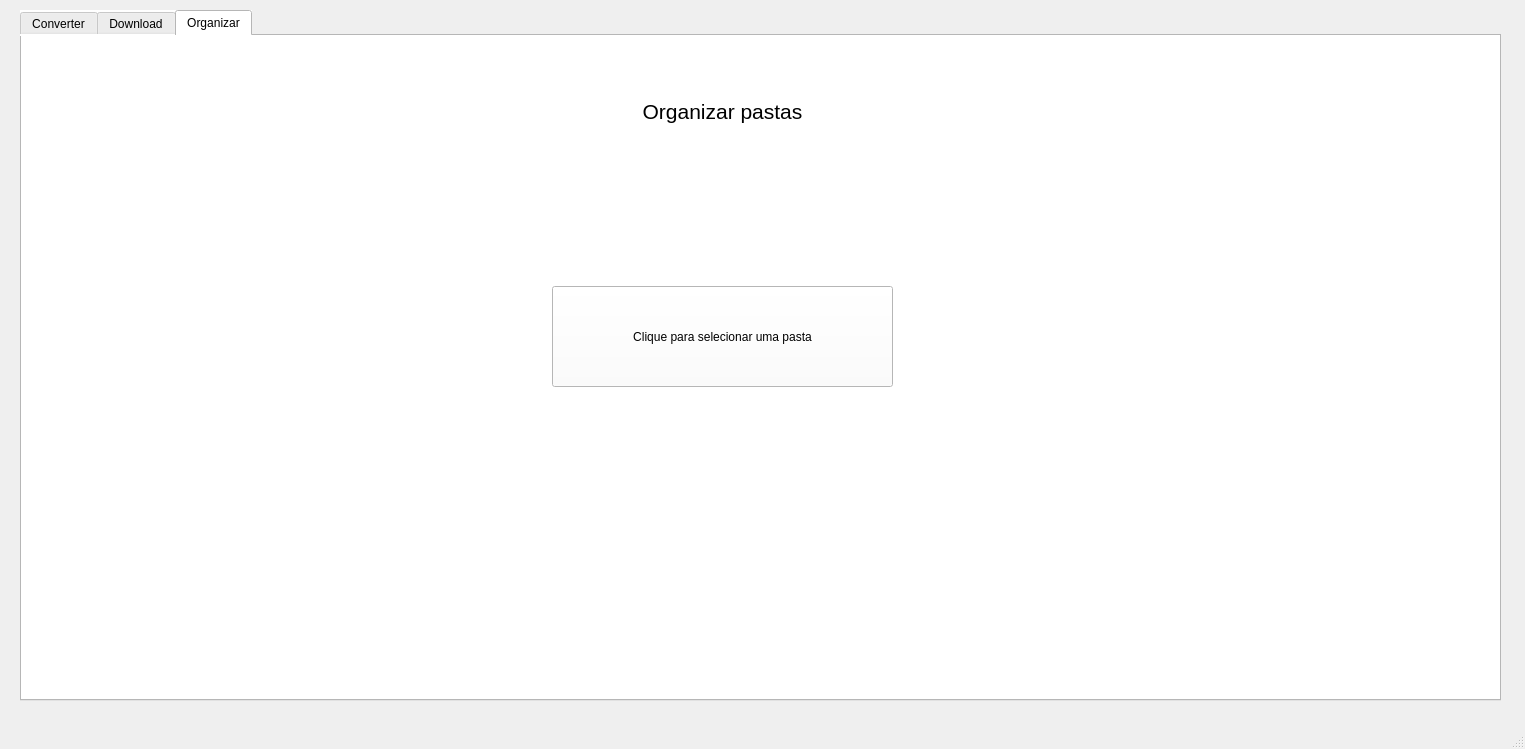
<?xml version="1.0" encoding="UTF-8"?>
<ui version="4.0">
 <class>MainWindow</class>
 <widget class="QMainWindow" name="MainWindow">
  <property name="geometry">
   <rect>
    <x>0</x>
    <y>0</y>
    <width>1525</width>
    <height>749</height>
   </rect>
  </property>
  <property name="windowTitle">
   <string>Convertt</string>
  </property>
  <property name="styleSheet">
   <string notr="true"/>
  </property>
  <widget class="QWidget" name="centralwidget">
   <widget class="QTabWidget" name="MainTab">
    <property name="geometry">
     <rect>
      <x>20</x>
      <y>10</y>
      <width>1481</width>
      <height>691</height>
     </rect>
    </property>
    <property name="styleSheet">
     <string notr="true">background-color: #fff;
color: #000;</string>
    </property>
    <property name="currentIndex">
     <number>2</number>
    </property>
    <widget class="QWidget" name="ConversionTab">
     <property name="styleSheet">
      <string notr="true"/>
     </property>
     <attribute name="title">
      <string>Converter</string>
     </attribute>
     <widget class="QWidget" name="gridLayoutWidget">
      <property name="geometry">
       <rect>
        <x>30</x>
        <y>40</y>
        <width>1411</width>
        <height>591</height>
       </rect>
      </property>
      <layout class="QGridLayout" name="gridLayout">
       <item row="0" column="0">
        <widget class="QStackedWidget" name="ConversionOptions">
         <property name="styleSheet">
          <string notr="true"/>
         </property>
         <property name="currentIndex">
          <number>1</number>
         </property>
         <widget class="QWidget" name="main">
          <widget class="QPushButton" name="ConvertImagesButton">
           <property name="geometry">
            <rect>
             <x>390</x>
             <y>250</y>
             <width>181</width>
             <height>121</height>
            </rect>
           </property>
           <property name="styleSheet">
            <string notr="true">background-color: rgb(223, 223, 223);</string>
           </property>
           <property name="text">
            <string>Imagem</string>
           </property>
          </widget>
          <widget class="QPushButton" name="ConvertAudioButton">
           <property name="geometry">
            <rect>
             <x>790</x>
             <y>50</y>
             <width>181</width>
             <height>121</height>
            </rect>
           </property>
           <property name="styleSheet">
            <string notr="true">background-color: rgb(223, 223, 223);</string>
           </property>
           <property name="text">
            <string>Audio</string>
           </property>
          </widget>
          <widget class="QPushButton" name="ConvertVideoButton">
           <property name="geometry">
            <rect>
             <x>390</x>
             <y>50</y>
             <width>181</width>
             <height>121</height>
            </rect>
           </property>
           <property name="styleSheet">
            <string notr="true">background-color: rgb(223, 223, 223);</string>
           </property>
           <property name="text">
            <string>Vídeo</string>
           </property>
          </widget>
          <widget class="QPushButton" name="ConvertDocumentButton">
           <property name="geometry">
            <rect>
             <x>790</x>
             <y>250</y>
             <width>181</width>
             <height>121</height>
            </rect>
           </property>
           <property name="styleSheet">
            <string notr="true">background-color: rgb(223, 223, 223);</string>
           </property>
           <property name="text">
            <string>Documento</string>
           </property>
          </widget>
         </widget>
         <widget class="QWidget" name="PageVideo">
          <widget class="QLabel" name="label">
           <property name="geometry">
            <rect>
             <x>560</x>
             <y>20</y>
             <width>251</width>
             <height>51</height>
            </rect>
           </property>
           <property name="font">
            <font>
             <pointsize>16</pointsize>
            </font>
           </property>
           <property name="layoutDirection">
            <enum>Qt::LayoutDirection::LeftToRight</enum>
           </property>
           <property name="text">
            <string>Converter Vídeo</string>
           </property>
           <property name="alignment">
            <set>Qt::AlignmentFlag::AlignCenter</set>
           </property>
          </widget>
          <widget class="QFrame" name="DroppableVideoArea">
           <property name="geometry">
            <rect>
             <x>80</x>
             <y>230</y>
             <width>611</width>
             <height>181</height>
            </rect>
           </property>
           <property name="styleSheet">
            <string notr="true">background-color: rgb(154, 153, 150);</string>
           </property>
           <property name="frameShape">
            <enum>QFrame::Shape::StyledPanel</enum>
           </property>
           <property name="frameShadow">
            <enum>QFrame::Shadow::Raised</enum>
           </property>
           <widget class="QLabel" name="droppableVideoLabel">
            <property name="geometry">
             <rect>
              <x>0</x>
              <y>0</y>
              <width>611</width>
              <height>181</height>
             </rect>
            </property>
            <property name="styleSheet">
             <string notr="true">background-color: #eee;</string>
            </property>
            <property name="text">
             <string>Clique ou arraste um arquivo aqui</string>
            </property>
            <property name="alignment">
             <set>Qt::AlignmentFlag::AlignCenter</set>
            </property>
           </widget>
          </widget>
          <widget class="QLabel" name="label_2">
           <property name="geometry">
            <rect>
             <x>950</x>
             <y>130</y>
             <width>251</width>
             <height>51</height>
            </rect>
           </property>
           <property name="font">
            <font>
             <pointsize>17</pointsize>
            </font>
           </property>
           <property name="text">
            <string>Converter para:</string>
           </property>
           <property name="alignment">
            <set>Qt::AlignmentFlag::AlignCenter</set>
           </property>
          </widget>
          <widget class="QFrame" name="ConvertToVideoFormatOptions">
           <property name="geometry">
            <rect>
             <x>860</x>
             <y>200</y>
             <width>431</width>
             <height>231</height>
            </rect>
           </property>
           <property name="styleSheet">
            <string notr="true">background-color: #bbb;
</string>
           </property>
           <property name="frameShape">
            <enum>QFrame::Shape::StyledPanel</enum>
           </property>
           <property name="frameShadow">
            <enum>QFrame::Shadow::Raised</enum>
           </property>
           <widget class="QWidget" name="verticalLayoutWidget">
            <property name="geometry">
             <rect>
              <x>10</x>
              <y>0</y>
              <width>421</width>
              <height>231</height>
             </rect>
            </property>
            <layout class="QVBoxLayout" name="VideoFormats">
             <item>
              <widget class="QRadioButton" name="convertWav">
               <property name="text">
                <string>WMV</string>
               </property>
              </widget>
             </item>
             <item>
              <widget class="QRadioButton" name="convertMP4">
               <property name="text">
                <string>MP4</string>
               </property>
              </widget>
             </item>
             <item>
              <widget class="QRadioButton" name="convertAVI">
               <property name="text">
                <string>AVI</string>
               </property>
              </widget>
             </item>
             <item>
              <widget class="QRadioButton" name="convertMOV">
               <property name="text">
                <string>MOV</string>
               </property>
              </widget>
             </item>
            </layout>
           </widget>
          </widget>
          <widget class="QCheckBox" name="separateAudio">
           <property name="geometry">
            <rect>
             <x>860</x>
             <y>450</y>
             <width>431</width>
             <height>21</height>
            </rect>
           </property>
           <property name="text">
            <string>Renderizar arquivo de áudio separado</string>
           </property>
          </widget>
          <widget class="QPushButton" name="ConvertVideo">
           <property name="geometry">
            <rect>
             <x>1190</x>
             <y>510</y>
             <width>171</width>
             <height>51</height>
            </rect>
           </property>
           <property name="styleSheet">
            <string notr="true">background-color: rgb(223, 223, 223);</string>
           </property>
           <property name="text">
            <string>Converter</string>
           </property>
          </widget>
          <widget class="QPushButton" name="back_from_video">
           <property name="geometry">
            <rect>
             <x>30</x>
             <y>30</y>
             <width>80</width>
             <height>23</height>
            </rect>
           </property>
           <property name="styleSheet">
            <string notr="true">background-color: rgb(223, 223, 223);</string>
           </property>
           <property name="text">
            <string>Voltar</string>
           </property>
          </widget>
         </widget>
         <widget class="QWidget" name="pageAudio">
          <widget class="QStackedWidget" name="ConversionOptions_2">
           <property name="geometry">
            <rect>
             <x>0</x>
             <y>0</y>
             <width>1409</width>
             <height>589</height>
            </rect>
           </property>
           <property name="currentIndex">
            <number>1</number>
           </property>
           <widget class="QWidget" name="page_3">
            <widget class="QPushButton" name="ConvertImagesButton_2">
             <property name="geometry">
              <rect>
               <x>610</x>
               <y>380</y>
               <width>181</width>
               <height>121</height>
              </rect>
             </property>
             <property name="text">
              <string>Converter Imagem</string>
             </property>
            </widget>
            <widget class="QPushButton" name="ConvertAudioButton_2">
             <property name="geometry">
              <rect>
               <x>610</x>
               <y>210</y>
               <width>181</width>
               <height>121</height>
              </rect>
             </property>
             <property name="text">
              <string>Converter Audio</string>
             </property>
            </widget>
            <widget class="QPushButton" name="ConvertVideoButton_2">
             <property name="geometry">
              <rect>
               <x>610</x>
               <y>40</y>
               <width>181</width>
               <height>121</height>
              </rect>
             </property>
             <property name="text">
              <string>Converter Vídeo</string>
             </property>
            </widget>
           </widget>
           <widget class="QWidget" name="PageVideo_2">
            <widget class="QLabel" name="label_3">
             <property name="geometry">
              <rect>
               <x>560</x>
               <y>20</y>
               <width>251</width>
               <height>51</height>
              </rect>
             </property>
             <property name="font">
              <font>
               <pointsize>16</pointsize>
              </font>
             </property>
             <property name="layoutDirection">
              <enum>Qt::LayoutDirection::LeftToRight</enum>
             </property>
             <property name="text">
              <string>Converter Áudio</string>
             </property>
             <property name="alignment">
              <set>Qt::AlignmentFlag::AlignCenter</set>
             </property>
            </widget>
            <widget class="QFrame" name="DroppableAudioArea">
             <property name="geometry">
              <rect>
               <x>80</x>
               <y>230</y>
               <width>611</width>
               <height>181</height>
              </rect>
             </property>
             <property name="styleSheet">
              <string notr="true">background-color: rgb(154, 153, 150);</string>
             </property>
             <property name="frameShape">
              <enum>QFrame::Shape::StyledPanel</enum>
             </property>
             <property name="frameShadow">
              <enum>QFrame::Shadow::Raised</enum>
             </property>
             <widget class="QLabel" name="droppableVideoLabel_2">
              <property name="geometry">
               <rect>
                <x>0</x>
                <y>0</y>
                <width>611</width>
                <height>181</height>
               </rect>
              </property>
              <property name="styleSheet">
               <string notr="true">background-color: #eee;</string>
              </property>
              <property name="text">
               <string>Clique ou arraste um arquivo aqui</string>
              </property>
              <property name="alignment">
               <set>Qt::AlignmentFlag::AlignCenter</set>
              </property>
             </widget>
            </widget>
            <widget class="QLabel" name="label_4">
             <property name="geometry">
              <rect>
               <x>950</x>
               <y>130</y>
               <width>251</width>
               <height>51</height>
              </rect>
             </property>
             <property name="font">
              <font>
               <pointsize>17</pointsize>
              </font>
             </property>
             <property name="text">
              <string>Converter para:</string>
             </property>
             <property name="alignment">
              <set>Qt::AlignmentFlag::AlignCenter</set>
             </property>
            </widget>
            <widget class="QFrame" name="ConvertToAudioFormatOptions">
             <property name="geometry">
              <rect>
               <x>860</x>
               <y>200</y>
               <width>431</width>
               <height>231</height>
              </rect>
             </property>
             <property name="styleSheet">
              <string notr="true">background-color: #bbb;
</string>
             </property>
             <property name="frameShape">
              <enum>QFrame::Shape::StyledPanel</enum>
             </property>
             <property name="frameShadow">
              <enum>QFrame::Shadow::Raised</enum>
             </property>
             <widget class="QWidget" name="verticalLayoutWidget_2">
              <property name="geometry">
               <rect>
                <x>10</x>
                <y>0</y>
                <width>421</width>
                <height>231</height>
               </rect>
              </property>
              <layout class="QVBoxLayout" name="AudioFormats">
               <item>
                <widget class="QRadioButton" name="convertMP3">
                 <property name="text">
                  <string>MP3</string>
                 </property>
                </widget>
               </item>
               <item>
                <widget class="QRadioButton" name="convertWAV">
                 <property name="text">
                  <string>WAV</string>
                 </property>
                </widget>
               </item>
               <item>
                <widget class="QRadioButton" name="convertFlac">
                 <property name="text">
                  <string>FLAC</string>
                 </property>
                </widget>
               </item>
              </layout>
             </widget>
            </widget>
            <widget class="QPushButton" name="ConvertAudio">
             <property name="geometry">
              <rect>
               <x>1190</x>
               <y>510</y>
               <width>171</width>
               <height>51</height>
              </rect>
             </property>
             <property name="styleSheet">
              <string notr="true">background-color: rgb(223, 223, 223);</string>
             </property>
             <property name="text">
              <string>Converter</string>
             </property>
            </widget>
            <widget class="QPushButton" name="back_from_audio">
             <property name="geometry">
              <rect>
               <x>30</x>
               <y>30</y>
               <width>80</width>
               <height>23</height>
              </rect>
             </property>
             <property name="styleSheet">
              <string notr="true">background-color: rgb(223, 223, 223);</string>
             </property>
             <property name="text">
              <string>Voltar</string>
             </property>
            </widget>
           </widget>
          </widget>
         </widget>
         <widget class="QWidget" name="pageImage">
          <widget class="QStackedWidget" name="ConversionOptions_3">
           <property name="geometry">
            <rect>
             <x>1390</x>
             <y>40</y>
             <width>1409</width>
             <height>589</height>
            </rect>
           </property>
           <property name="currentIndex">
            <number>1</number>
           </property>
           <widget class="QWidget" name="page_9">
            <widget class="QPushButton" name="ConvertImagesButton_5">
             <property name="geometry">
              <rect>
               <x>610</x>
               <y>380</y>
               <width>181</width>
               <height>121</height>
              </rect>
             </property>
             <property name="text">
              <string>Converter Imagem</string>
             </property>
            </widget>
            <widget class="QPushButton" name="ConvertAudioButton_5">
             <property name="geometry">
              <rect>
               <x>610</x>
               <y>210</y>
               <width>181</width>
               <height>121</height>
              </rect>
             </property>
             <property name="text">
              <string>Converter Audio</string>
             </property>
            </widget>
            <widget class="QPushButton" name="ConvertVideoButton_5">
             <property name="geometry">
              <rect>
               <x>610</x>
               <y>40</y>
               <width>181</width>
               <height>121</height>
              </rect>
             </property>
             <property name="text">
              <string>Converter Vídeo</string>
             </property>
            </widget>
           </widget>
           <widget class="QWidget" name="PageVideo_5">
            <widget class="QLabel" name="label_9">
             <property name="geometry">
              <rect>
               <x>560</x>
               <y>20</y>
               <width>251</width>
               <height>51</height>
              </rect>
             </property>
             <property name="font">
              <font>
               <pointsize>16</pointsize>
              </font>
             </property>
             <property name="layoutDirection">
              <enum>Qt::LayoutDirection::LeftToRight</enum>
             </property>
             <property name="text">
              <string>Converter Áudio</string>
             </property>
             <property name="alignment">
              <set>Qt::AlignmentFlag::AlignCenter</set>
             </property>
            </widget>
            <widget class="QFrame" name="DroppableAudioArea_3">
             <property name="geometry">
              <rect>
               <x>80</x>
               <y>230</y>
               <width>611</width>
               <height>181</height>
              </rect>
             </property>
             <property name="styleSheet">
              <string notr="true">background-color: rgb(154, 153, 150);</string>
             </property>
             <property name="frameShape">
              <enum>QFrame::Shape::StyledPanel</enum>
             </property>
             <property name="frameShadow">
              <enum>QFrame::Shadow::Raised</enum>
             </property>
             <widget class="QLabel" name="droppableVideoLabel_5">
              <property name="geometry">
               <rect>
                <x>0</x>
                <y>70</y>
                <width>601</width>
                <height>51</height>
               </rect>
              </property>
              <property name="text">
               <string>Clique ou arraste um arquivo aqui</string>
              </property>
              <property name="alignment">
               <set>Qt::AlignmentFlag::AlignCenter</set>
              </property>
             </widget>
            </widget>
            <widget class="QLabel" name="label_10">
             <property name="geometry">
              <rect>
               <x>950</x>
               <y>130</y>
               <width>251</width>
               <height>51</height>
              </rect>
             </property>
             <property name="font">
              <font>
               <pointsize>17</pointsize>
              </font>
             </property>
             <property name="text">
              <string>Converter para:</string>
             </property>
             <property name="alignment">
              <set>Qt::AlignmentFlag::AlignCenter</set>
             </property>
            </widget>
            <widget class="QFrame" name="ConvertToAudioFormatOptions_3">
             <property name="geometry">
              <rect>
               <x>860</x>
               <y>200</y>
               <width>431</width>
               <height>231</height>
              </rect>
             </property>
             <property name="frameShape">
              <enum>QFrame::Shape::StyledPanel</enum>
             </property>
             <property name="frameShadow">
              <enum>QFrame::Shadow::Raised</enum>
             </property>
             <widget class="QWidget" name="verticalLayoutWidget_5">
              <property name="geometry">
               <rect>
                <x>0</x>
                <y>0</y>
                <width>431</width>
                <height>231</height>
               </rect>
              </property>
              <layout class="QVBoxLayout" name="verticalLayout_5">
               <item>
                <widget class="QRadioButton" name="convertMP3_3">
                 <property name="text">
                  <string>MP3</string>
                 </property>
                </widget>
               </item>
               <item>
                <widget class="QRadioButton" name="convertWAV_3">
                 <property name="text">
                  <string>WAV</string>
                 </property>
                </widget>
               </item>
               <item>
                <widget class="QRadioButton" name="convertFlac_3">
                 <property name="text">
                  <string>FLAC</string>
                 </property>
                </widget>
               </item>
              </layout>
             </widget>
            </widget>
            <widget class="QPushButton" name="ConvertAudio_3">
             <property name="geometry">
              <rect>
               <x>1190</x>
               <y>510</y>
               <width>171</width>
               <height>51</height>
              </rect>
             </property>
             <property name="text">
              <string>Converter</string>
             </property>
            </widget>
           </widget>
          </widget>
          <widget class="QStackedWidget" name="ConversionOptions_5">
           <property name="geometry">
            <rect>
             <x>0</x>
             <y>0</y>
             <width>1409</width>
             <height>589</height>
            </rect>
           </property>
           <property name="currentIndex">
            <number>1</number>
           </property>
           <widget class="QWidget" name="page_10">
            <widget class="QPushButton" name="ConvertImagesButton_6">
             <property name="geometry">
              <rect>
               <x>610</x>
               <y>380</y>
               <width>181</width>
               <height>121</height>
              </rect>
             </property>
             <property name="text">
              <string>Converter Imagem</string>
             </property>
            </widget>
            <widget class="QPushButton" name="ConvertAudioButton_6">
             <property name="geometry">
              <rect>
               <x>610</x>
               <y>210</y>
               <width>181</width>
               <height>121</height>
              </rect>
             </property>
             <property name="text">
              <string>Converter Audio</string>
             </property>
            </widget>
            <widget class="QPushButton" name="ConvertVideoButton_6">
             <property name="geometry">
              <rect>
               <x>610</x>
               <y>40</y>
               <width>181</width>
               <height>121</height>
              </rect>
             </property>
             <property name="text">
              <string>Converter Vídeo</string>
             </property>
            </widget>
           </widget>
           <widget class="QWidget" name="PageVideo_6">
            <widget class="QLabel" name="label_11">
             <property name="geometry">
              <rect>
               <x>560</x>
               <y>20</y>
               <width>251</width>
               <height>51</height>
              </rect>
             </property>
             <property name="font">
              <font>
               <pointsize>16</pointsize>
              </font>
             </property>
             <property name="layoutDirection">
              <enum>Qt::LayoutDirection::LeftToRight</enum>
             </property>
             <property name="text">
              <string>Converter Imagem</string>
             </property>
             <property name="alignment">
              <set>Qt::AlignmentFlag::AlignCenter</set>
             </property>
            </widget>
            <widget class="QFrame" name="DroppableImageArea">
             <property name="geometry">
              <rect>
               <x>80</x>
               <y>230</y>
               <width>611</width>
               <height>181</height>
              </rect>
             </property>
             <property name="styleSheet">
              <string notr="true">background-color: rgb(154, 153, 150);</string>
             </property>
             <property name="frameShape">
              <enum>QFrame::Shape::StyledPanel</enum>
             </property>
             <property name="frameShadow">
              <enum>QFrame::Shadow::Raised</enum>
             </property>
             <widget class="QLabel" name="droppableVideoLabel_6">
              <property name="geometry">
               <rect>
                <x>0</x>
                <y>0</y>
                <width>611</width>
                <height>181</height>
               </rect>
              </property>
              <property name="styleSheet">
               <string notr="true">background-color: #eee;</string>
              </property>
              <property name="text">
               <string>Clique ou arraste um arquivo aqui</string>
              </property>
              <property name="alignment">
               <set>Qt::AlignmentFlag::AlignCenter</set>
              </property>
             </widget>
            </widget>
            <widget class="QLabel" name="label_12">
             <property name="geometry">
              <rect>
               <x>950</x>
               <y>130</y>
               <width>251</width>
               <height>51</height>
              </rect>
             </property>
             <property name="font">
              <font>
               <pointsize>17</pointsize>
              </font>
             </property>
             <property name="text">
              <string>Converter para:</string>
             </property>
             <property name="alignment">
              <set>Qt::AlignmentFlag::AlignCenter</set>
             </property>
            </widget>
            <widget class="QFrame" name="ConvertToAudioFormatOptions_4">
             <property name="geometry">
              <rect>
               <x>860</x>
               <y>200</y>
               <width>431</width>
               <height>231</height>
              </rect>
             </property>
             <property name="styleSheet">
              <string notr="true">background-color: #bbb;
</string>
             </property>
             <property name="frameShape">
              <enum>QFrame::Shape::StyledPanel</enum>
             </property>
             <property name="frameShadow">
              <enum>QFrame::Shadow::Raised</enum>
             </property>
             <widget class="QWidget" name="verticalLayoutWidget_6">
              <property name="geometry">
               <rect>
                <x>10</x>
                <y>0</y>
                <width>421</width>
                <height>231</height>
               </rect>
              </property>
              <layout class="QVBoxLayout" name="ImageFormats">
               <item>
                <widget class="QRadioButton" name="convertPNG">
                 <property name="text">
                  <string>PNG</string>
                 </property>
                </widget>
               </item>
               <item>
                <widget class="QRadioButton" name="convertJPG">
                 <property name="text">
                  <string>JPG</string>
                 </property>
                </widget>
               </item>
               <item>
                <widget class="QRadioButton" name="convertWEBP">
                 <property name="text">
                  <string>WEBP</string>
                 </property>
                </widget>
               </item>
              </layout>
             </widget>
            </widget>
            <widget class="QPushButton" name="ConvertImage">
             <property name="geometry">
              <rect>
               <x>1190</x>
               <y>510</y>
               <width>171</width>
               <height>51</height>
              </rect>
             </property>
             <property name="styleSheet">
              <string notr="true">background-color: rgb(223, 223, 223);</string>
             </property>
             <property name="text">
              <string>Converter</string>
             </property>
            </widget>
            <widget class="QCheckBox" name="upscale2x">
             <property name="geometry">
              <rect>
               <x>870</x>
               <y>450</y>
               <width>83</width>
               <height>21</height>
              </rect>
             </property>
             <property name="text">
              <string>upscale 2x</string>
             </property>
            </widget>
            <widget class="QCheckBox" name="upscale4x">
             <property name="geometry">
              <rect>
               <x>990</x>
               <y>450</y>
               <width>83</width>
               <height>21</height>
              </rect>
             </property>
             <property name="text">
              <string>upscale 4x</string>
             </property>
            </widget>
            <widget class="QPushButton" name="back_from_image">
             <property name="geometry">
              <rect>
               <x>30</x>
               <y>30</y>
               <width>80</width>
               <height>23</height>
              </rect>
             </property>
             <property name="styleSheet">
              <string notr="true">background-color: rgb(223, 223, 223);</string>
             </property>
             <property name="text">
              <string>Voltar</string>
             </property>
            </widget>
           </widget>
          </widget>
         </widget>
         <widget class="QWidget" name="PagePDF">
          <widget class="QLabel" name="label_18">
           <property name="geometry">
            <rect>
             <x>560</x>
             <y>20</y>
             <width>251</width>
             <height>51</height>
            </rect>
           </property>
           <property name="font">
            <font>
             <pointsize>16</pointsize>
            </font>
           </property>
           <property name="layoutDirection">
            <enum>Qt::LayoutDirection::LeftToRight</enum>
           </property>
           <property name="text">
            <string>Converter Documento</string>
           </property>
           <property name="alignment">
            <set>Qt::AlignmentFlag::AlignCenter</set>
           </property>
          </widget>
          <widget class="QPushButton" name="back_from_document">
           <property name="geometry">
            <rect>
             <x>30</x>
             <y>30</y>
             <width>80</width>
             <height>23</height>
            </rect>
           </property>
           <property name="styleSheet">
            <string notr="true">background-color: rgb(223, 223, 223);</string>
           </property>
           <property name="text">
            <string>Voltar</string>
           </property>
          </widget>
          <widget class="QFrame" name="DroppableDocumentArea">
           <property name="geometry">
            <rect>
             <x>80</x>
             <y>230</y>
             <width>611</width>
             <height>181</height>
            </rect>
           </property>
           <property name="styleSheet">
            <string notr="true">background-color: rgb(154, 153, 150);</string>
           </property>
           <property name="frameShape">
            <enum>QFrame::Shape::StyledPanel</enum>
           </property>
           <property name="frameShadow">
            <enum>QFrame::Shadow::Raised</enum>
           </property>
           <widget class="QLabel" name="droppableVideoLabel_9">
            <property name="geometry">
             <rect>
              <x>0</x>
              <y>0</y>
              <width>611</width>
              <height>181</height>
             </rect>
            </property>
            <property name="styleSheet">
             <string notr="true">background-color: #eee;</string>
            </property>
            <property name="text">
             <string>Clique ou arraste um arquivo aqui</string>
            </property>
            <property name="alignment">
             <set>Qt::AlignmentFlag::AlignCenter</set>
            </property>
           </widget>
          </widget>
          <widget class="QLabel" name="label_19">
           <property name="geometry">
            <rect>
             <x>950</x>
             <y>130</y>
             <width>251</width>
             <height>51</height>
            </rect>
           </property>
           <property name="font">
            <font>
             <pointsize>17</pointsize>
            </font>
           </property>
           <property name="text">
            <string>Converter para:</string>
           </property>
           <property name="alignment">
            <set>Qt::AlignmentFlag::AlignCenter</set>
           </property>
          </widget>
          <widget class="QFrame" name="ConvertToDocumentFormatOptions">
           <property name="geometry">
            <rect>
             <x>860</x>
             <y>200</y>
             <width>431</width>
             <height>231</height>
            </rect>
           </property>
           <property name="styleSheet">
            <string notr="true">background-color: #bbb;
</string>
           </property>
           <property name="frameShape">
            <enum>QFrame::Shape::StyledPanel</enum>
           </property>
           <property name="frameShadow">
            <enum>QFrame::Shadow::Raised</enum>
           </property>
           <widget class="QWidget" name="verticalLayoutWidget_9">
            <property name="geometry">
             <rect>
              <x>10</x>
              <y>0</y>
              <width>421</width>
              <height>231</height>
             </rect>
            </property>
            <layout class="QVBoxLayout" name="documentFormats">
             <item>
              <widget class="QRadioButton" name="convertPDF">
               <property name="text">
                <string>PDF</string>
               </property>
              </widget>
             </item>
             <item>
              <widget class="QRadioButton" name="convertDOCX">
               <property name="text">
                <string>DOCX</string>
               </property>
              </widget>
             </item>
             <item>
              <widget class="QRadioButton" name="convertDOC">
               <property name="text">
                <string>DOC</string>
               </property>
              </widget>
             </item>
            </layout>
           </widget>
          </widget>
          <widget class="QPushButton" name="convertDocument">
           <property name="geometry">
            <rect>
             <x>1190</x>
             <y>510</y>
             <width>171</width>
             <height>51</height>
            </rect>
           </property>
           <property name="styleSheet">
            <string notr="true">background-color: rgb(223, 223, 223);</string>
           </property>
           <property name="text">
            <string>Converter</string>
           </property>
          </widget>
          <widget class="QLineEdit" name="document_file_name">
           <property name="geometry">
            <rect>
             <x>860</x>
             <y>450</y>
             <width>431</width>
             <height>31</height>
            </rect>
           </property>
           <property name="styleSheet">
            <string notr="true"/>
           </property>
           <property name="text">
            <string/>
           </property>
           <property name="placeholderText">
            <string>Nome do arquivo</string>
           </property>
          </widget>
         </widget>
        </widget>
       </item>
      </layout>
     </widget>
    </widget>
    <widget class="QWidget" name="DownloadTab">
     <attribute name="title">
      <string>Download</string>
     </attribute>
     <widget class="QLabel" name="label_13">
      <property name="geometry">
       <rect>
        <x>560</x>
        <y>50</y>
        <width>321</width>
        <height>71</height>
       </rect>
      </property>
      <property name="font">
       <font>
        <pointsize>16</pointsize>
       </font>
      </property>
      <property name="text">
       <string>Baixar do youtube</string>
      </property>
      <property name="alignment">
       <set>Qt::AlignmentFlag::AlignCenter</set>
      </property>
     </widget>
     <widget class="QLineEdit" name="youtubeURL">
      <property name="geometry">
       <rect>
        <x>440</x>
        <y>120</y>
        <width>551</width>
        <height>51</height>
       </rect>
      </property>
      <property name="styleSheet">
       <string notr="true">background-color: rgb(223, 223, 223);</string>
      </property>
      <property name="text">
       <string/>
      </property>
      <property name="placeholderText">
       <string>Cole o link do vídeo aqui</string>
      </property>
     </widget>
     <widget class="QCheckBox" name="downloadMP4">
      <property name="geometry">
       <rect>
        <x>450</x>
        <y>210</y>
        <width>121</width>
        <height>21</height>
       </rect>
      </property>
      <property name="text">
       <string>Baixar Vídeo</string>
      </property>
     </widget>
     <widget class="QCheckBox" name="downloadMP3">
      <property name="geometry">
       <rect>
        <x>450</x>
        <y>240</y>
        <width>121</width>
        <height>21</height>
       </rect>
      </property>
      <property name="text">
       <string>Baixar Audio</string>
      </property>
     </widget>
     <widget class="QPushButton" name="downloadVideoFromYoutube">
      <property name="geometry">
       <rect>
        <x>590</x>
        <y>430</y>
        <width>231</width>
        <height>71</height>
       </rect>
      </property>
      <property name="styleSheet">
       <string notr="true">background-color: rgb(223, 223, 223);</string>
      </property>
      <property name="text">
       <string>Baixar</string>
      </property>
     </widget>
    </widget>
    <widget class="QWidget" name="OrganizeTab">
     <attribute name="title">
      <string>Organizar</string>
     </attribute>
     <widget class="QLabel" name="label_14">
      <property name="geometry">
       <rect>
        <x>540</x>
        <y>40</y>
        <width>321</width>
        <height>71</height>
       </rect>
      </property>
      <property name="font">
       <font>
        <pointsize>16</pointsize>
       </font>
      </property>
      <property name="text">
       <string>Organizar pastas</string>
      </property>
      <property name="alignment">
       <set>Qt::AlignmentFlag::AlignCenter</set>
      </property>
     </widget>
     <widget class="QPushButton" name="select_folder_to_organize">
      <property name="geometry">
       <rect>
        <x>530</x>
        <y>250</y>
        <width>341</width>
        <height>101</height>
       </rect>
      </property>
      <property name="text">
       <string>Clique para selecionar uma pasta</string>
      </property>
     </widget>
    </widget>
   </widget>
  </widget>
  <widget class="QMenuBar" name="menubar">
   <property name="geometry">
    <rect>
     <x>0</x>
     <y>0</y>
     <width>1525</width>
     <height>20</height>
    </rect>
   </property>
  </widget>
  <widget class="QStatusBar" name="statusbar"/>
 </widget>
 <resources/>
 <connections/>
</ui>
